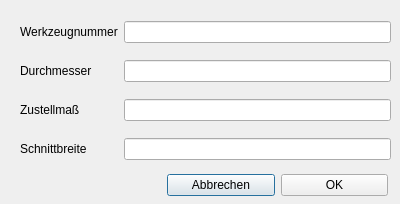
<?xml version="1.0" encoding="UTF-8"?>
<ui version="4.0">
 <class>Dialog_saege</class>
 <widget class="QDialog" name="Dialog_saege">
  <property name="geometry">
   <rect>
    <x>0</x>
    <y>0</y>
    <width>400</width>
    <height>204</height>
   </rect>
  </property>
  <property name="windowTitle">
   <string>Saege</string>
  </property>
  <property name="modal">
   <bool>true</bool>
  </property>
  <widget class="QWidget" name="layoutWidget">
   <property name="geometry">
    <rect>
     <x>20</x>
     <y>10</y>
     <width>371</width>
     <height>161</height>
    </rect>
   </property>
   <layout class="QGridLayout" name="gridLayout">
    <item row="2" column="1">
     <widget class="QLineEdit" name="lineEdit_zustm"/>
    </item>
    <item row="1" column="1">
     <widget class="QLineEdit" name="lineEdit_dm"/>
    </item>
    <item row="2" column="0">
     <widget class="QLabel" name="label_zustm">
      <property name="text">
       <string>&lt;html&gt;&lt;head/&gt;&lt;body&gt;&lt;p&gt;Zustellmaß&lt;/p&gt;&lt;/body&gt;&lt;/html&gt;</string>
      </property>
     </widget>
    </item>
    <item row="1" column="0">
     <widget class="QLabel" name="label_dm">
      <property name="text">
       <string>Durchmesser</string>
      </property>
     </widget>
    </item>
    <item row="0" column="1">
     <widget class="QLineEdit" name="lineEdit_nr"/>
    </item>
    <item row="0" column="0">
     <widget class="QLabel" name="label_nr">
      <property name="text">
       <string>Werkzeugnummer</string>
      </property>
     </widget>
    </item>
    <item row="3" column="0">
     <widget class="QLabel" name="label_breite">
      <property name="text">
       <string>Schnittbreite</string>
      </property>
     </widget>
    </item>
    <item row="3" column="1">
     <widget class="QLineEdit" name="lineEdit_breite"/>
    </item>
   </layout>
  </widget>
  <widget class="QWidget" name="layoutWidget">
   <property name="geometry">
    <rect>
     <x>167</x>
     <y>170</y>
     <width>221</width>
     <height>31</height>
    </rect>
   </property>
   <layout class="QHBoxLayout" name="horizontalLayout">
    <item>
     <widget class="QPushButton" name="pushButton_abbrechen">
      <property name="text">
       <string>Abbrechen</string>
      </property>
     </widget>
    </item>
    <item>
     <widget class="QPushButton" name="pushButton_ok">
      <property name="text">
       <string>OK</string>
      </property>
     </widget>
    </item>
   </layout>
  </widget>
 </widget>
 <tabstops>
  <tabstop>pushButton_ok</tabstop>
  <tabstop>lineEdit_nr</tabstop>
  <tabstop>lineEdit_dm</tabstop>
  <tabstop>lineEdit_zustm</tabstop>
  <tabstop>lineEdit_breite</tabstop>
  <tabstop>pushButton_abbrechen</tabstop>
 </tabstops>
 <resources/>
 <connections/>
</ui>
